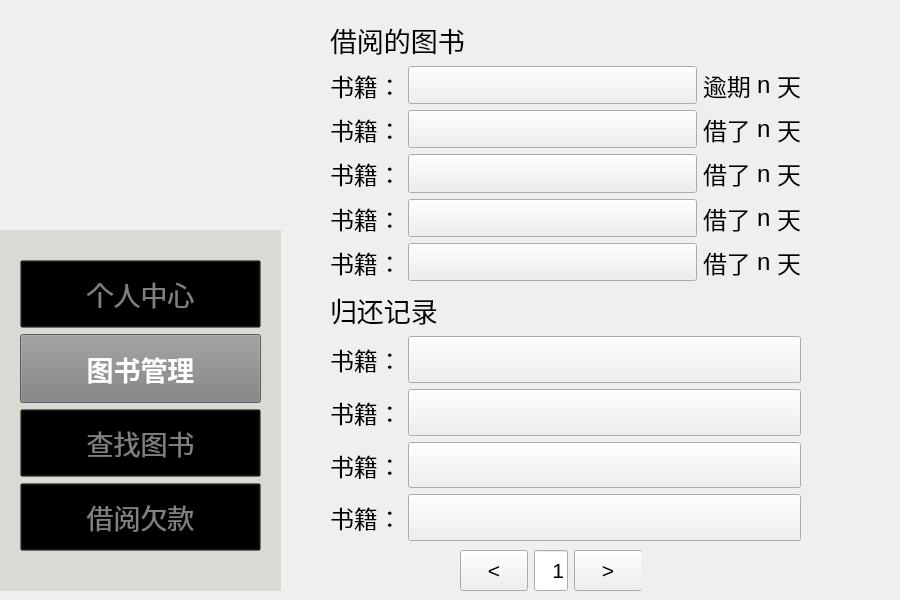
<?xml version="1.0" encoding="UTF-8"?>
<ui version="4.0">
 <class>bookmode</class>
 <widget class="QWidget" name="bookmode">
  <property name="geometry">
   <rect>
    <x>0</x>
    <y>0</y>
    <width>900</width>
    <height>600</height>
   </rect>
  </property>
  <property name="windowTitle">
   <string>Form</string>
  </property>
  <widget class="QWidget" name="verticalLayoutWidget_4">
   <property name="geometry">
    <rect>
     <x>330</x>
     <y>290</y>
     <width>471</width>
     <height>251</height>
    </rect>
   </property>
   <layout class="QVBoxLayout" name="verticalLayout_3">
    <item>
     <widget class="QLabel" name="label_7">
      <property name="font">
       <font>
        <family>华文隶书</family>
        <pointsize>20</pointsize>
       </font>
      </property>
      <property name="text">
       <string>归还记录</string>
      </property>
     </widget>
    </item>
    <item>
     <layout class="QHBoxLayout" name="horizontalLayout_14">
      <item>
       <widget class="QLabel" name="d">
        <property name="sizePolicy">
         <sizepolicy hsizetype="Fixed" vsizetype="Preferred">
          <horstretch>0</horstretch>
          <verstretch>0</verstretch>
         </sizepolicy>
        </property>
        <property name="font">
         <font>
          <pointsize>18</pointsize>
         </font>
        </property>
        <property name="text">
         <string>书籍：</string>
        </property>
       </widget>
      </item>
      <item>
       <widget class="QPushButton" name="db">
        <property name="sizePolicy">
         <sizepolicy hsizetype="Preferred" vsizetype="Expanding">
          <horstretch>0</horstretch>
          <verstretch>0</verstretch>
         </sizepolicy>
        </property>
        <property name="font">
         <font>
          <pointsize>16</pointsize>
         </font>
        </property>
        <property name="styleSheet">
         <string notr="true">border: none;
    background-color: rgba(0, 0, 0, 0); /* 设置背景颜色为透明}</string>
        </property>
        <property name="text">
         <string/>
        </property>
       </widget>
      </item>
     </layout>
    </item>
    <item>
     <layout class="QHBoxLayout" name="horizontalLayout_15">
      <item>
       <widget class="QLabel" name="d_2">
        <property name="sizePolicy">
         <sizepolicy hsizetype="Fixed" vsizetype="Preferred">
          <horstretch>0</horstretch>
          <verstretch>0</verstretch>
         </sizepolicy>
        </property>
        <property name="font">
         <font>
          <pointsize>18</pointsize>
         </font>
        </property>
        <property name="text">
         <string>书籍：</string>
        </property>
       </widget>
      </item>
      <item>
       <widget class="QPushButton" name="db_2">
        <property name="sizePolicy">
         <sizepolicy hsizetype="Preferred" vsizetype="Expanding">
          <horstretch>0</horstretch>
          <verstretch>0</verstretch>
         </sizepolicy>
        </property>
        <property name="font">
         <font>
          <pointsize>16</pointsize>
         </font>
        </property>
        <property name="styleSheet">
         <string notr="true">border: none;
    background-color: rgba(0, 0, 0, 0); /* 设置背景颜色为透明}</string>
        </property>
        <property name="text">
         <string/>
        </property>
       </widget>
      </item>
     </layout>
    </item>
    <item>
     <layout class="QHBoxLayout" name="horizontalLayout_16">
      <item>
       <widget class="QLabel" name="d_3">
        <property name="sizePolicy">
         <sizepolicy hsizetype="Fixed" vsizetype="Preferred">
          <horstretch>0</horstretch>
          <verstretch>0</verstretch>
         </sizepolicy>
        </property>
        <property name="font">
         <font>
          <pointsize>18</pointsize>
         </font>
        </property>
        <property name="text">
         <string>书籍：</string>
        </property>
       </widget>
      </item>
      <item>
       <widget class="QPushButton" name="db_3">
        <property name="sizePolicy">
         <sizepolicy hsizetype="Preferred" vsizetype="Expanding">
          <horstretch>0</horstretch>
          <verstretch>0</verstretch>
         </sizepolicy>
        </property>
        <property name="font">
         <font>
          <pointsize>16</pointsize>
         </font>
        </property>
        <property name="styleSheet">
         <string notr="true">border: none;
    background-color: rgba(0, 0, 0, 0); /* 设置背景颜色为透明}</string>
        </property>
        <property name="text">
         <string/>
        </property>
       </widget>
      </item>
     </layout>
    </item>
    <item>
     <layout class="QHBoxLayout" name="horizontalLayout_19">
      <item>
       <widget class="QLabel" name="d_4">
        <property name="sizePolicy">
         <sizepolicy hsizetype="Fixed" vsizetype="Preferred">
          <horstretch>0</horstretch>
          <verstretch>0</verstretch>
         </sizepolicy>
        </property>
        <property name="font">
         <font>
          <pointsize>18</pointsize>
         </font>
        </property>
        <property name="text">
         <string>书籍：</string>
        </property>
       </widget>
      </item>
      <item>
       <widget class="QPushButton" name="db_4">
        <property name="sizePolicy">
         <sizepolicy hsizetype="Preferred" vsizetype="Expanding">
          <horstretch>0</horstretch>
          <verstretch>0</verstretch>
         </sizepolicy>
        </property>
        <property name="font">
         <font>
          <pointsize>16</pointsize>
         </font>
        </property>
        <property name="styleSheet">
         <string notr="true">border: none;
    background-color: rgba(0, 0, 0, 0); /* 设置背景颜色为透明}</string>
        </property>
        <property name="text">
         <string/>
        </property>
       </widget>
      </item>
     </layout>
    </item>
   </layout>
  </widget>
  <widget class="QWidget" name="verticalLayoutWidget_3">
   <property name="geometry">
    <rect>
     <x>330</x>
     <y>20</y>
     <width>471</width>
     <height>261</height>
    </rect>
   </property>
   <layout class="QVBoxLayout" name="verticalLayout">
    <item>
     <widget class="QLabel" name="label_5">
      <property name="font">
       <font>
        <family>华文隶书</family>
        <pointsize>20</pointsize>
       </font>
      </property>
      <property name="text">
       <string>借阅的图书</string>
      </property>
     </widget>
    </item>
    <item>
     <layout class="QHBoxLayout" name="horizontalLayout_11">
      <item>
       <widget class="QLabel" name="n1">
        <property name="sizePolicy">
         <sizepolicy hsizetype="Fixed" vsizetype="Preferred">
          <horstretch>0</horstretch>
          <verstretch>0</verstretch>
         </sizepolicy>
        </property>
        <property name="font">
         <font>
          <pointsize>18</pointsize>
         </font>
        </property>
        <property name="text">
         <string>书籍：</string>
        </property>
       </widget>
      </item>
      <item>
       <widget class="QPushButton" name="bookk">
        <property name="sizePolicy">
         <sizepolicy hsizetype="Preferred" vsizetype="Expanding">
          <horstretch>0</horstretch>
          <verstretch>0</verstretch>
         </sizepolicy>
        </property>
        <property name="font">
         <font>
          <pointsize>16</pointsize>
         </font>
        </property>
        <property name="styleSheet">
         <string notr="true">border: none;
    background-color: rgba(0, 0, 0, 0); /* 设置背景颜色为透明}</string>
        </property>
        <property name="text">
         <string/>
        </property>
       </widget>
      </item>
      <item>
       <widget class="QLabel" name="n11">
        <property name="sizePolicy">
         <sizepolicy hsizetype="Fixed" vsizetype="Preferred">
          <horstretch>0</horstretch>
          <verstretch>0</verstretch>
         </sizepolicy>
        </property>
        <property name="font">
         <font>
          <pointsize>18</pointsize>
         </font>
        </property>
        <property name="text">
         <string>逾期</string>
        </property>
       </widget>
      </item>
      <item>
       <widget class="QLabel" name="day1">
        <property name="sizePolicy">
         <sizepolicy hsizetype="Fixed" vsizetype="Preferred">
          <horstretch>0</horstretch>
          <verstretch>0</verstretch>
         </sizepolicy>
        </property>
        <property name="font">
         <font>
          <pointsize>18</pointsize>
         </font>
        </property>
        <property name="text">
         <string>n</string>
        </property>
       </widget>
      </item>
      <item>
       <widget class="QLabel" name="n111">
        <property name="sizePolicy">
         <sizepolicy hsizetype="Fixed" vsizetype="Preferred">
          <horstretch>0</horstretch>
          <verstretch>0</verstretch>
         </sizepolicy>
        </property>
        <property name="font">
         <font>
          <pointsize>18</pointsize>
         </font>
        </property>
        <property name="text">
         <string>天</string>
        </property>
       </widget>
      </item>
     </layout>
    </item>
    <item>
     <layout class="QHBoxLayout" name="horizontalLayout_12">
      <item>
       <widget class="QLabel" name="n1_2">
        <property name="sizePolicy">
         <sizepolicy hsizetype="Fixed" vsizetype="Preferred">
          <horstretch>0</horstretch>
          <verstretch>0</verstretch>
         </sizepolicy>
        </property>
        <property name="font">
         <font>
          <pointsize>18</pointsize>
         </font>
        </property>
        <property name="text">
         <string>书籍：</string>
        </property>
       </widget>
      </item>
      <item>
       <widget class="QPushButton" name="bookk_2">
        <property name="sizePolicy">
         <sizepolicy hsizetype="Preferred" vsizetype="Expanding">
          <horstretch>0</horstretch>
          <verstretch>0</verstretch>
         </sizepolicy>
        </property>
        <property name="font">
         <font>
          <pointsize>16</pointsize>
         </font>
        </property>
        <property name="styleSheet">
         <string notr="true">border: none;
    background-color: rgba(0, 0, 0, 0); /* 设置背景颜色为透明}</string>
        </property>
        <property name="text">
         <string/>
        </property>
       </widget>
      </item>
      <item>
       <widget class="QLabel" name="n11_2">
        <property name="sizePolicy">
         <sizepolicy hsizetype="Fixed" vsizetype="Preferred">
          <horstretch>0</horstretch>
          <verstretch>0</verstretch>
         </sizepolicy>
        </property>
        <property name="font">
         <font>
          <pointsize>18</pointsize>
         </font>
        </property>
        <property name="text">
         <string>借了</string>
        </property>
       </widget>
      </item>
      <item>
       <widget class="QLabel" name="day_2">
        <property name="sizePolicy">
         <sizepolicy hsizetype="Fixed" vsizetype="Preferred">
          <horstretch>0</horstretch>
          <verstretch>0</verstretch>
         </sizepolicy>
        </property>
        <property name="font">
         <font>
          <pointsize>18</pointsize>
         </font>
        </property>
        <property name="text">
         <string>n</string>
        </property>
       </widget>
      </item>
      <item>
       <widget class="QLabel" name="n111_2">
        <property name="sizePolicy">
         <sizepolicy hsizetype="Fixed" vsizetype="Preferred">
          <horstretch>0</horstretch>
          <verstretch>0</verstretch>
         </sizepolicy>
        </property>
        <property name="font">
         <font>
          <pointsize>18</pointsize>
         </font>
        </property>
        <property name="text">
         <string>天</string>
        </property>
       </widget>
      </item>
     </layout>
    </item>
    <item>
     <layout class="QHBoxLayout" name="horizontalLayout_13">
      <item>
       <widget class="QLabel" name="n1_3">
        <property name="sizePolicy">
         <sizepolicy hsizetype="Fixed" vsizetype="Preferred">
          <horstretch>0</horstretch>
          <verstretch>0</verstretch>
         </sizepolicy>
        </property>
        <property name="font">
         <font>
          <pointsize>18</pointsize>
         </font>
        </property>
        <property name="text">
         <string>书籍：</string>
        </property>
       </widget>
      </item>
      <item>
       <widget class="QPushButton" name="bookk_3">
        <property name="sizePolicy">
         <sizepolicy hsizetype="Preferred" vsizetype="Expanding">
          <horstretch>0</horstretch>
          <verstretch>0</verstretch>
         </sizepolicy>
        </property>
        <property name="font">
         <font>
          <pointsize>16</pointsize>
         </font>
        </property>
        <property name="styleSheet">
         <string notr="true">border: none;
    background-color: rgba(0, 0, 0, 0); /* 设置背景颜色为透明}</string>
        </property>
        <property name="text">
         <string/>
        </property>
       </widget>
      </item>
      <item>
       <widget class="QLabel" name="n11_3">
        <property name="sizePolicy">
         <sizepolicy hsizetype="Fixed" vsizetype="Preferred">
          <horstretch>0</horstretch>
          <verstretch>0</verstretch>
         </sizepolicy>
        </property>
        <property name="font">
         <font>
          <pointsize>18</pointsize>
         </font>
        </property>
        <property name="text">
         <string>借了</string>
        </property>
       </widget>
      </item>
      <item>
       <widget class="QLabel" name="day_3">
        <property name="sizePolicy">
         <sizepolicy hsizetype="Fixed" vsizetype="Preferred">
          <horstretch>0</horstretch>
          <verstretch>0</verstretch>
         </sizepolicy>
        </property>
        <property name="font">
         <font>
          <pointsize>18</pointsize>
         </font>
        </property>
        <property name="text">
         <string>n</string>
        </property>
       </widget>
      </item>
      <item>
       <widget class="QLabel" name="n111_3">
        <property name="sizePolicy">
         <sizepolicy hsizetype="Fixed" vsizetype="Preferred">
          <horstretch>0</horstretch>
          <verstretch>0</verstretch>
         </sizepolicy>
        </property>
        <property name="font">
         <font>
          <pointsize>18</pointsize>
         </font>
        </property>
        <property name="text">
         <string>天</string>
        </property>
       </widget>
      </item>
     </layout>
    </item>
    <item>
     <layout class="QHBoxLayout" name="horizontalLayout_17">
      <item>
       <widget class="QLabel" name="n1_4">
        <property name="sizePolicy">
         <sizepolicy hsizetype="Fixed" vsizetype="Preferred">
          <horstretch>0</horstretch>
          <verstretch>0</verstretch>
         </sizepolicy>
        </property>
        <property name="font">
         <font>
          <pointsize>18</pointsize>
         </font>
        </property>
        <property name="text">
         <string>书籍：</string>
        </property>
       </widget>
      </item>
      <item>
       <widget class="QPushButton" name="bookk_4">
        <property name="sizePolicy">
         <sizepolicy hsizetype="Preferred" vsizetype="Expanding">
          <horstretch>0</horstretch>
          <verstretch>0</verstretch>
         </sizepolicy>
        </property>
        <property name="font">
         <font>
          <pointsize>16</pointsize>
         </font>
        </property>
        <property name="styleSheet">
         <string notr="true">border: none;
    background-color: rgba(0, 0, 0, 0); /* 设置背景颜色为透明}</string>
        </property>
        <property name="text">
         <string/>
        </property>
       </widget>
      </item>
      <item>
       <widget class="QLabel" name="n11_4">
        <property name="sizePolicy">
         <sizepolicy hsizetype="Fixed" vsizetype="Preferred">
          <horstretch>0</horstretch>
          <verstretch>0</verstretch>
         </sizepolicy>
        </property>
        <property name="font">
         <font>
          <pointsize>18</pointsize>
         </font>
        </property>
        <property name="text">
         <string>借了</string>
        </property>
       </widget>
      </item>
      <item>
       <widget class="QLabel" name="day_4">
        <property name="sizePolicy">
         <sizepolicy hsizetype="Fixed" vsizetype="Preferred">
          <horstretch>0</horstretch>
          <verstretch>0</verstretch>
         </sizepolicy>
        </property>
        <property name="font">
         <font>
          <pointsize>18</pointsize>
         </font>
        </property>
        <property name="text">
         <string>n</string>
        </property>
       </widget>
      </item>
      <item>
       <widget class="QLabel" name="n111_4">
        <property name="sizePolicy">
         <sizepolicy hsizetype="Fixed" vsizetype="Preferred">
          <horstretch>0</horstretch>
          <verstretch>0</verstretch>
         </sizepolicy>
        </property>
        <property name="font">
         <font>
          <pointsize>18</pointsize>
         </font>
        </property>
        <property name="text">
         <string>天</string>
        </property>
       </widget>
      </item>
     </layout>
    </item>
    <item>
     <layout class="QHBoxLayout" name="horizontalLayout_20">
      <item>
       <widget class="QLabel" name="n1_6">
        <property name="sizePolicy">
         <sizepolicy hsizetype="Fixed" vsizetype="Preferred">
          <horstretch>0</horstretch>
          <verstretch>0</verstretch>
         </sizepolicy>
        </property>
        <property name="font">
         <font>
          <pointsize>18</pointsize>
         </font>
        </property>
        <property name="text">
         <string>书籍：</string>
        </property>
       </widget>
      </item>
      <item>
       <widget class="QPushButton" name="bookk_6">
        <property name="sizePolicy">
         <sizepolicy hsizetype="Preferred" vsizetype="Expanding">
          <horstretch>0</horstretch>
          <verstretch>0</verstretch>
         </sizepolicy>
        </property>
        <property name="font">
         <font>
          <pointsize>16</pointsize>
         </font>
        </property>
        <property name="styleSheet">
         <string notr="true">border: none;
    background-color: rgba(0, 0, 0, 0); /* 设置背景颜色为透明}</string>
        </property>
        <property name="text">
         <string/>
        </property>
       </widget>
      </item>
      <item>
       <widget class="QLabel" name="n11_6">
        <property name="sizePolicy">
         <sizepolicy hsizetype="Fixed" vsizetype="Preferred">
          <horstretch>0</horstretch>
          <verstretch>0</verstretch>
         </sizepolicy>
        </property>
        <property name="font">
         <font>
          <pointsize>18</pointsize>
         </font>
        </property>
        <property name="text">
         <string>借了</string>
        </property>
       </widget>
      </item>
      <item>
       <widget class="QLabel" name="day_6">
        <property name="sizePolicy">
         <sizepolicy hsizetype="Fixed" vsizetype="Preferred">
          <horstretch>0</horstretch>
          <verstretch>0</verstretch>
         </sizepolicy>
        </property>
        <property name="font">
         <font>
          <pointsize>18</pointsize>
         </font>
        </property>
        <property name="text">
         <string>n</string>
        </property>
       </widget>
      </item>
      <item>
       <widget class="QLabel" name="n111_6">
        <property name="sizePolicy">
         <sizepolicy hsizetype="Fixed" vsizetype="Preferred">
          <horstretch>0</horstretch>
          <verstretch>0</verstretch>
         </sizepolicy>
        </property>
        <property name="font">
         <font>
          <pointsize>18</pointsize>
         </font>
        </property>
        <property name="text">
         <string>天</string>
        </property>
       </widget>
      </item>
     </layout>
    </item>
   </layout>
  </widget>
  <widget class="QWidget" name="verticalLayoutWidget">
   <property name="geometry">
    <rect>
     <x>0</x>
     <y>230</y>
     <width>281</width>
     <height>361</height>
    </rect>
   </property>
   <layout class="QVBoxLayout" name="mode">
    <item>
     <widget class="QFrame" name="frame">
      <property name="enabled">
       <bool>true</bool>
      </property>
      <property name="acceptDrops">
       <bool>false</bool>
      </property>
      <property name="autoFillBackground">
       <bool>false</bool>
      </property>
      <property name="styleSheet">
       <string notr="true">QFrame {
    background-color: rgb(218,217,211); 
}
</string>
      </property>
      <property name="frameShape">
       <enum>QFrame::Shape::NoFrame</enum>
      </property>
      <property name="frameShadow">
       <enum>QFrame::Shadow::Plain</enum>
      </property>
      <widget class="QWidget" name="verticalLayoutWidget_2">
       <property name="geometry">
        <rect>
         <x>20</x>
         <y>30</y>
         <width>241</width>
         <height>291</height>
        </rect>
       </property>
       <layout class="QVBoxLayout" name="verticalLayout_2">
        <item>
         <widget class="QPushButton" name="PersonalMode_Button">
          <property name="enabled">
           <bool>true</bool>
          </property>
          <property name="sizePolicy">
           <sizepolicy hsizetype="Expanding" vsizetype="Expanding">
            <horstretch>0</horstretch>
            <verstretch>0</verstretch>
           </sizepolicy>
          </property>
          <property name="font">
           <font>
            <pointsize>20</pointsize>
            <bold>false</bold>
           </font>
          </property>
          <property name="focusPolicy">
           <enum>Qt::FocusPolicy::ClickFocus</enum>
          </property>
          <property name="layoutDirection">
           <enum>Qt::LayoutDirection::LeftToRight</enum>
          </property>
          <property name="autoFillBackground">
           <bool>false</bool>
          </property>
          <property name="styleSheet">
           <string notr="true">QPushButton {
    background-color: transparent;
    color: grey;
}
</string>
          </property>
          <property name="text">
           <string>个人中心</string>
          </property>
         </widget>
        </item>
        <item>
         <widget class="QPushButton" name="BookMode_Button">
          <property name="enabled">
           <bool>true</bool>
          </property>
          <property name="sizePolicy">
           <sizepolicy hsizetype="Expanding" vsizetype="Expanding">
            <horstretch>0</horstretch>
            <verstretch>0</verstretch>
           </sizepolicy>
          </property>
          <property name="palette">
           <palette>
            <active>
             <colorrole role="WindowText">
              <brush brushstyle="SolidPattern">
               <color alpha="255">
                <red>128</red>
                <green>128</green>
                <blue>128</blue>
               </color>
              </brush>
             </colorrole>
             <colorrole role="Button">
              <brush brushstyle="SolidPattern">
               <color alpha="255">
                <red>128</red>
                <green>128</green>
                <blue>128</blue>
               </color>
              </brush>
             </colorrole>
             <colorrole role="Text">
              <brush brushstyle="SolidPattern">
               <color alpha="255">
                <red>128</red>
                <green>128</green>
                <blue>128</blue>
               </color>
              </brush>
             </colorrole>
             <colorrole role="ButtonText">
              <brush brushstyle="SolidPattern">
               <color alpha="255">
                <red>128</red>
                <green>128</green>
                <blue>128</blue>
               </color>
              </brush>
             </colorrole>
             <colorrole role="Base">
              <brush brushstyle="SolidPattern">
               <color alpha="255">
                <red>128</red>
                <green>128</green>
                <blue>128</blue>
               </color>
              </brush>
             </colorrole>
             <colorrole role="Window">
              <brush brushstyle="SolidPattern">
               <color alpha="255">
                <red>128</red>
                <green>128</green>
                <blue>128</blue>
               </color>
              </brush>
             </colorrole>
             <colorrole role="PlaceholderText">
              <brush brushstyle="SolidPattern">
               <color alpha="128">
                <red>128</red>
                <green>128</green>
                <blue>128</blue>
               </color>
              </brush>
             </colorrole>
            </active>
            <inactive>
             <colorrole role="WindowText">
              <brush brushstyle="SolidPattern">
               <color alpha="255">
                <red>128</red>
                <green>128</green>
                <blue>128</blue>
               </color>
              </brush>
             </colorrole>
             <colorrole role="Button">
              <brush brushstyle="SolidPattern">
               <color alpha="255">
                <red>128</red>
                <green>128</green>
                <blue>128</blue>
               </color>
              </brush>
             </colorrole>
             <colorrole role="Text">
              <brush brushstyle="SolidPattern">
               <color alpha="255">
                <red>128</red>
                <green>128</green>
                <blue>128</blue>
               </color>
              </brush>
             </colorrole>
             <colorrole role="ButtonText">
              <brush brushstyle="SolidPattern">
               <color alpha="255">
                <red>128</red>
                <green>128</green>
                <blue>128</blue>
               </color>
              </brush>
             </colorrole>
             <colorrole role="Base">
              <brush brushstyle="SolidPattern">
               <color alpha="255">
                <red>128</red>
                <green>128</green>
                <blue>128</blue>
               </color>
              </brush>
             </colorrole>
             <colorrole role="Window">
              <brush brushstyle="SolidPattern">
               <color alpha="255">
                <red>128</red>
                <green>128</green>
                <blue>128</blue>
               </color>
              </brush>
             </colorrole>
             <colorrole role="PlaceholderText">
              <brush brushstyle="SolidPattern">
               <color alpha="128">
                <red>128</red>
                <green>128</green>
                <blue>128</blue>
               </color>
              </brush>
             </colorrole>
            </inactive>
            <disabled>
             <colorrole role="WindowText">
              <brush brushstyle="SolidPattern">
               <color alpha="255">
                <red>128</red>
                <green>128</green>
                <blue>128</blue>
               </color>
              </brush>
             </colorrole>
             <colorrole role="Button">
              <brush brushstyle="SolidPattern">
               <color alpha="255">
                <red>128</red>
                <green>128</green>
                <blue>128</blue>
               </color>
              </brush>
             </colorrole>
             <colorrole role="Text">
              <brush brushstyle="SolidPattern">
               <color alpha="255">
                <red>128</red>
                <green>128</green>
                <blue>128</blue>
               </color>
              </brush>
             </colorrole>
             <colorrole role="ButtonText">
              <brush brushstyle="SolidPattern">
               <color alpha="255">
                <red>128</red>
                <green>128</green>
                <blue>128</blue>
               </color>
              </brush>
             </colorrole>
             <colorrole role="Base">
              <brush brushstyle="SolidPattern">
               <color alpha="255">
                <red>128</red>
                <green>128</green>
                <blue>128</blue>
               </color>
              </brush>
             </colorrole>
             <colorrole role="Window">
              <brush brushstyle="SolidPattern">
               <color alpha="255">
                <red>128</red>
                <green>128</green>
                <blue>128</blue>
               </color>
              </brush>
             </colorrole>
             <colorrole role="PlaceholderText">
              <brush brushstyle="SolidPattern">
               <color alpha="128">
                <red>128</red>
                <green>128</green>
                <blue>128</blue>
               </color>
              </brush>
             </colorrole>
            </disabled>
           </palette>
          </property>
          <property name="font">
           <font>
            <pointsize>20</pointsize>
            <bold>true</bold>
           </font>
          </property>
          <property name="mouseTracking">
           <bool>false</bool>
          </property>
          <property name="acceptDrops">
           <bool>false</bool>
          </property>
          <property name="layoutDirection">
           <enum>Qt::LayoutDirection::LeftToRight</enum>
          </property>
          <property name="autoFillBackground">
           <bool>false</bool>
          </property>
          <property name="styleSheet">
           <string notr="true">QPushButton {
    background-color: gray;
    color: white;
}</string>
          </property>
          <property name="text">
           <string>图书管理</string>
          </property>
         </widget>
        </item>
        <item>
         <widget class="QPushButton" name="FindBookMode_Button">
          <property name="sizePolicy">
           <sizepolicy hsizetype="Expanding" vsizetype="Expanding">
            <horstretch>0</horstretch>
            <verstretch>0</verstretch>
           </sizepolicy>
          </property>
          <property name="font">
           <font>
            <pointsize>20</pointsize>
            <bold>false</bold>
           </font>
          </property>
          <property name="layoutDirection">
           <enum>Qt::LayoutDirection::LeftToRight</enum>
          </property>
          <property name="autoFillBackground">
           <bool>false</bool>
          </property>
          <property name="styleSheet">
           <string notr="true">QPushButton {
    background-color: transparent;
    color: grey;
}
</string>
          </property>
          <property name="text">
           <string>查找图书</string>
          </property>
         </widget>
        </item>
        <item>
         <widget class="QPushButton" name="PayMode_Button">
          <property name="sizePolicy">
           <sizepolicy hsizetype="Expanding" vsizetype="Expanding">
            <horstretch>0</horstretch>
            <verstretch>0</verstretch>
           </sizepolicy>
          </property>
          <property name="font">
           <font>
            <pointsize>20</pointsize>
           </font>
          </property>
          <property name="layoutDirection">
           <enum>Qt::LayoutDirection::LeftToRight</enum>
          </property>
          <property name="autoFillBackground">
           <bool>false</bool>
          </property>
          <property name="styleSheet">
           <string notr="true">QPushButton {
    background-color: transparent;
    color: grey;
}
</string>
          </property>
          <property name="text">
           <string>借阅欠款</string>
          </property>
         </widget>
        </item>
       </layout>
       <zorder>BookMode_Button</zorder>
       <zorder>FindBookMode_Button</zorder>
       <zorder>PayMode_Button</zorder>
       <zorder>PersonalMode_Button</zorder>
      </widget>
     </widget>
    </item>
   </layout>
  </widget>
  <widget class="QLabel" name="cat_1">
   <property name="geometry">
    <rect>
     <x>720</x>
     <y>370</y>
     <width>171</width>
     <height>221</height>
    </rect>
   </property>
   <property name="sizePolicy">
    <sizepolicy hsizetype="Expanding" vsizetype="Expanding">
     <horstretch>0</horstretch>
     <verstretch>0</verstretch>
    </sizepolicy>
   </property>
   <property name="maximumSize">
    <size>
     <width>300</width>
     <height>300</height>
    </size>
   </property>
   <property name="text">
    <string/>
   </property>
   <property name="pixmap">
    <pixmap resource="Logo.qrc">:/image/Cat(1).png</pixmap>
   </property>
   <property name="scaledContents">
    <bool>true</bool>
   </property>
  </widget>
  <widget class="QLabel" name="logo">
   <property name="enabled">
    <bool>true</bool>
   </property>
   <property name="geometry">
    <rect>
     <x>0</x>
     <y>0</y>
     <width>281</width>
     <height>271</height>
    </rect>
   </property>
   <property name="styleSheet">
    <string notr="true">QLabel {
    background-color: transparent;
}
</string>
   </property>
   <property name="frameShape">
    <enum>QFrame::Shape::NoFrame</enum>
   </property>
   <property name="frameShadow">
    <enum>QFrame::Shadow::Plain</enum>
   </property>
   <property name="text">
    <string/>
   </property>
   <property name="pixmap">
    <pixmap resource="Logo.qrc">:/image/Logo.png</pixmap>
   </property>
   <property name="scaledContents">
    <bool>true</bool>
   </property>
   <property name="wordWrap">
    <bool>false</bool>
   </property>
   <property name="openExternalLinks">
    <bool>false</bool>
   </property>
   <property name="textInteractionFlags">
    <set>Qt::TextInteractionFlag::LinksAccessibleByMouse</set>
   </property>
  </widget>
  <widget class="QWidget" name="horizontalLayoutWidget_2">
   <property name="geometry">
    <rect>
     <x>460</x>
     <y>550</y>
     <width>181</width>
     <height>41</height>
    </rect>
   </property>
   <layout class="QHBoxLayout" name="horizontalLayout_3">
    <item>
     <widget class="QPushButton" name="reduce_button">
      <property name="sizePolicy">
       <sizepolicy hsizetype="Minimum" vsizetype="Expanding">
        <horstretch>0</horstretch>
        <verstretch>0</verstretch>
       </sizepolicy>
      </property>
      <property name="font">
       <font>
        <pointsize>16</pointsize>
       </font>
      </property>
      <property name="text">
       <string>&lt;</string>
      </property>
     </widget>
    </item>
    <item>
     <widget class="QLineEdit" name="pages">
      <property name="sizePolicy">
       <sizepolicy hsizetype="Expanding" vsizetype="Expanding">
        <horstretch>0</horstretch>
        <verstretch>0</verstretch>
       </sizepolicy>
      </property>
      <property name="font">
       <font>
        <pointsize>16</pointsize>
       </font>
      </property>
      <property name="layoutDirection">
       <enum>Qt::LayoutDirection::LeftToRight</enum>
      </property>
      <property name="text">
       <string>   1</string>
      </property>
     </widget>
    </item>
    <item>
     <widget class="QPushButton" name="raise_button">
      <property name="sizePolicy">
       <sizepolicy hsizetype="Minimum" vsizetype="Expanding">
        <horstretch>0</horstretch>
        <verstretch>0</verstretch>
       </sizepolicy>
      </property>
      <property name="font">
       <font>
        <pointsize>16</pointsize>
       </font>
      </property>
      <property name="text">
       <string>&gt;</string>
      </property>
     </widget>
    </item>
   </layout>
  </widget>
  <zorder>cat_1</zorder>
  <zorder>logo</zorder>
  <zorder>verticalLayoutWidget_4</zorder>
  <zorder>verticalLayoutWidget_3</zorder>
  <zorder>verticalLayoutWidget</zorder>
  <zorder>horizontalLayoutWidget_2</zorder>
 </widget>
 <resources>
  <include location="Logo.qrc"/>
 </resources>
 <connections/>
</ui>
